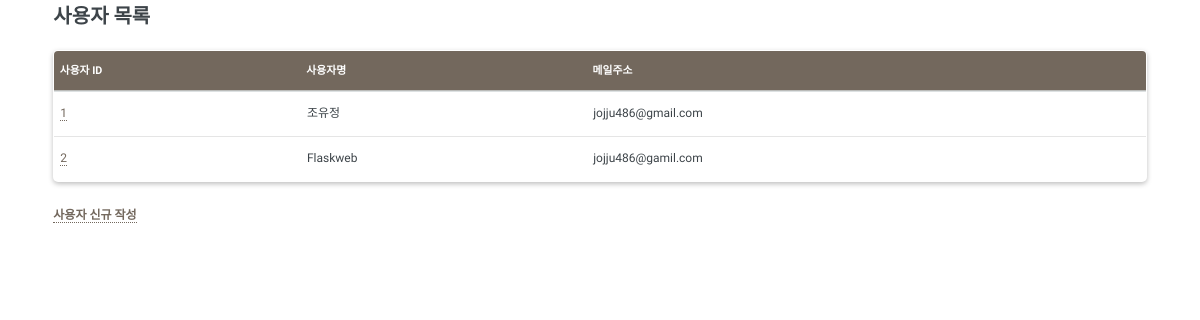
Page /crud/users (signed in) on the earlier database version.
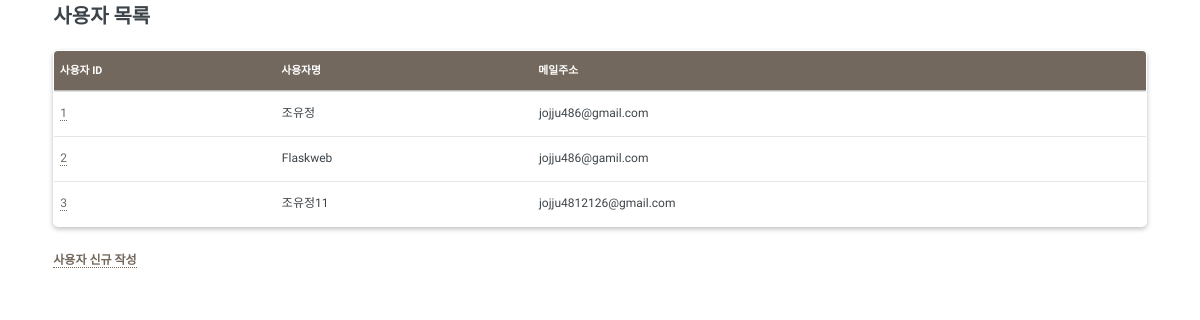
Same page on the later database version.
### apps/crud/models.py (models this page shows, shortened)
class User(db.Model, UserMixin):
    __tablename__ = "users"
    id = db.Column(db.Integer, primary_key=True)
    username = db.Column(db.String, index=True)
    email = db.Column(db.String, unique=True, index=True)
    password_hash = db.Column(db.String)
    created_at = db.Column(db.DateTime, default=datetime.now)
    updated_at = db.Column(db.DateTime, default=datetime.now, onupdate=datetime.now)
    @property
    def password(self):
        raise AttributeError("읽어 들일 수 없음")

### apps/crud/views.py (the view)
@crud.route('/users')
@login_required
def users():
    users = User.query.all()
    print(users)
    return render_template('crud/index.html',users=users)

### apps/crud/models.py (called while the page is built)
@login_manager.user_loader
def load_user(user_id):
    return User.query.get(user_id)

### apps/crud/templates/crud/index.html (shortened to what this page needs)
{% extends "main/base.html" %}
{% block content %}
<link rel="stylesheet" href="{{ url_for('crud.static', filename='style.css') }}">
<div class="crud">
    <h2 class="crud-title">사용자 목록</h2>
    <table>
        <thead>
            <tr>
                <th>사용자 ID</th>
                <th>사용자명</th>
                <th>메일주소</th>
            </tr>
        </thead>
        <tbody>
            {% for user in users %}
            <tr>
                <td><a href="{{ url_for('crud.edit_user', user_id=user.id) }}">{{ user.id }}</a></td>
                <td>{{ user.username }}</td>
                <td>{{ user.email }}</td>
            </tr>
            {% endfor %}
        </tbody>
    </table>
    <label for="terms"><a href="{{ url_for('crud.create_user')}}">사용자 신규 작성</a></label>
</div>
{% endblock %}

Differences in the rows shown:
added User: id "3", username "조유정11", email "jojju4812126@gmail.com"
